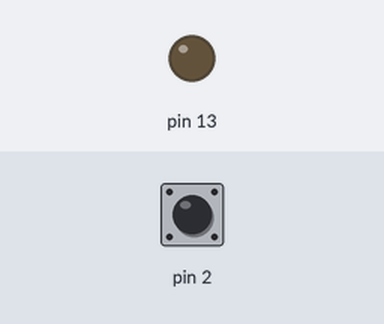
Recording of a sketch running on a simulated Arduino Uno, built with avr-gcc and run on an emulated ATmega328P. Parts: output pins drawn as LEDs (lit = HIGH). The test bench sets the inputs (shaded band); at power-on: pin 2 HIGH.

Above: at 0.8 s.
0.9 s: pin 2 pulled LOW for 0.15 s
At 0.97 s:
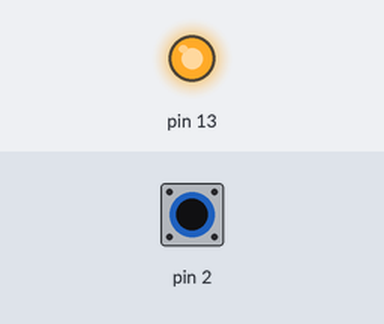
2.5 s: pin 2 pulled LOW for 3.2 s
At 6.2 s:
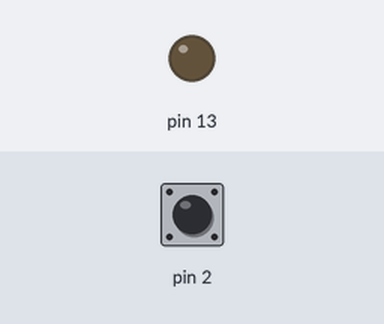
Timing chart, 0 to 7.7 s (numbered marks = the images above; inputs shaded):
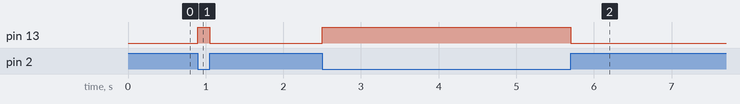

The sketch:

avr_io2.ino
```cpp
// uses 150 bytes
#include <avr/io.h>

int main(void)
{
    // DDRD &= ~(1 << DDD2) // Configure PD2 as an input using the Data Direction Register D (DDRD)
    // Configure PD2 as an input using the Data Direction Register D (DDRD)
    DDRD &= ~_BV(DDD2);  // _BV macro which converts a bit number into a byte value

    // Enable the pull-up resistor on PD2 using the Port D Data Register (PORTD)
    PORTD |= _BV(PORTD2);

    // Configure PB5 as an output using the Port B Data Direction Register (DDRB)
    DDRB |= _BV(DDB5);

    // Loop forever
    while (1)
    {
        // Read PD2 using the Port D Pin Input Register (PIND)
        if (PIND & _BV(PIND2))
        {
            // PD2 is high, so button is released

            // Set PB5 low using the Port B Data Register (PORTB)
            PORTB &= ~_BV(PORTB5);
        }
        else
        {
            // PD2 is low, so button is pressed

            // Set PB5 high using the Port B Data Register (PORTB)
            PORTB |= _BV(PORTB5);
        }
    }
}
```

Measured:
- after the input at 0.9 s, pin 13: LOW → HIGH at once, → LOW 0.15 s later
- after the input at 2.5 s, pin 13: LOW → HIGH at once, → LOW 3.2 s later
